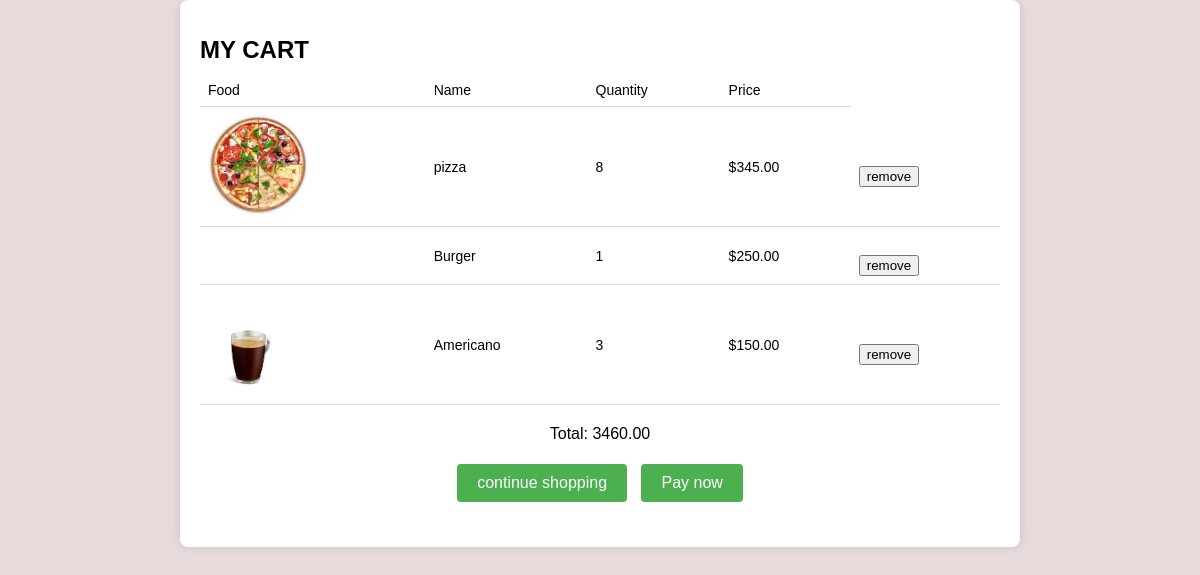
The app's page /cart/ (signed in) with its own data.
### hi/models.py (models this page shows, shortened)
class CartItem(models.Model):
    cart = models.ForeignKey(Cart, related_name='foods', on_delete=models.CASCADE)
    food = models.ForeignKey(Food, on_delete=models.CASCADE)
    quantity = models.PositiveIntegerField(default=0)

class Food(models.Model):
    image=models.FileField(upload_to='food',blank=True,null=True,default=True)
    name=models.CharField( max_length=200,blank=True, null=True)
    category = models.ForeignKey(Category, related_name='food', on_delete= models.CASCADE,default=False,null=True)
    description= models.TextField(null=True)
    price = models.DecimalField(max_digits=10, decimal_places=2)

### hi/views.py (the view)
# urls.py: path('cart/',cart,name="cart"),
@login_required(login_url='/login/')
def cart(request):
    cart,created =Cart.objects.get_or_create(user=request.user)
    cart_items = cart.foods.all()  # Get CartItems related to the current Cart
    total_price = sum(cart_item.quantity * cart_item.food.price for cart_item in cart_items)
    return render(request, 'cart.html', {'cart_items': cart_items, 'total_price': total_price, 'cart': cart})

### hi/templates/cart.html (shortened to what this page needs)
<!DOCTYPE html>
<html lang="en">
<head>
</head>
<body>
    <div class="cntainer">
        <div class="cart">
            <h1>MY CART</h1>
            {% if cart_items %}
            <table>
                <tr>
                    <td> Food</td>
                    <td>Name </td>
                    <td> Quantity </td>
                    <td> Price </td>
                </tr>
                {% for cart_item in cart_items %}
                <tr>
                   <td> <img src="{{ cart_item.food.image.url }}" alt=""></td>
                   <td> {{ cart_item.food.name }}</td>
                   <td> {{ cart_item.quantity }}</td>
                   <td>${{ cart_item.food.price }}</td>
                   <td>
                       <form action="{% url 'remove_from_cart' cart_item.id %}" method="post">
                           <button type="submit"class="pay">remove</button>
                       </form>
                   </td>
                </tr>
                {% endfor %}
                </table>
                {% else %}
                <p>your cart is empty </p>
                {% endif %}
                <div class="action">
                    <p>Total: {{ total_price }}</p>
                    <a href="{% url 'food' %}"> continue shopping</a>
                    <a  class="pay" href="/pay_now"> Pay now</a>
                </div>
        </div>
    </div>
</body>
</html>

### hi/templates/cart.html (style rules this page uses)
body { background-color: #e7dada; font-family: Arial, sans-serif; margin: 0; padding: 0; }
.cntainer { max-width: 800px; margin: 0 auto; padding: 20px; background-color: #fff; box-shadow: 0 0 10px rgba(0, 0, 0, 0.1); border-radius: 8px; }
.cart { margin-bottom: 20px; }
.cart h1 { font-size: 24px; margin-bottom: 10px; }
.cart table { width: 100%; border-collapse: collapse; }
.cart th, .cart td { padding: 8px; text-align: left; border-bottom: 1px solid #ddd; font-size: 14px; }
.cart img { max-width: 100px; max-height: 100px; object-fit: cover; }
.action { text-align: center; margin-top: 20px; }
.action button, .action a { padding: 10px 20px; background-color: #4CAF50; color: #fff; text-decoration: none; border-radius: 4px; margin: 5px; display: inline-block; font-size: 16px; cursor: pointer; }
.pay { text-align: center; margin-top: 20px; }

### records on screen
CartItem: food.image (picture), food.name "pizza", quantity "8", food.price "345.00"
CartItem: food.name "Burger", quantity "1", food.price "250.00"
CartItem: food.image (picture), food.name "Americano", quantity "3", food.price "150.00"

### other values on screen
{{ total_price }} "3460.00"
